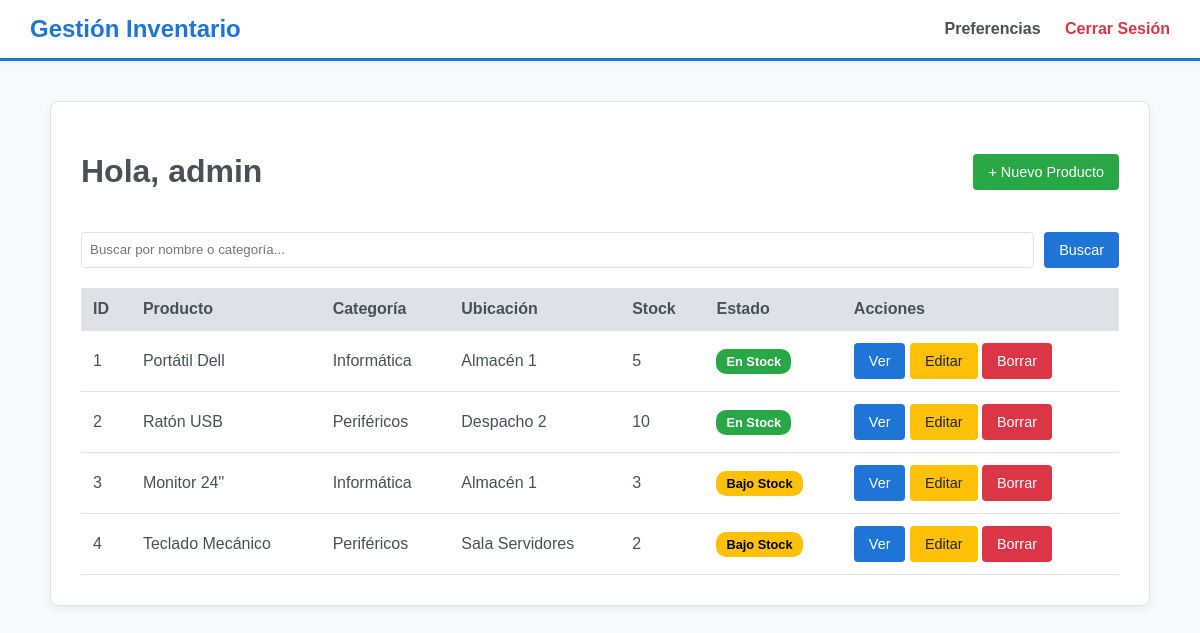
/index.php (signed in), run on the app's committed database.
### tables this page shows
CREATE TABLE IF NOT EXISTS items (
    id INT AUTO_INCREMENT PRIMARY KEY,
    nombre VARCHAR(100) NOT NULL,
    categoria VARCHAR(50),
    ubicacion VARCHAR(50),
    stock INT DEFAULT 0
);

### app/utils.php (called while the page is built, shortened)
<?php
function e($texto) {
    return htmlspecialchars($texto, ENT_QUOTES, 'UTF-8');
}

### public/index.php (the view, shortened to what this page needs)
<?php
require_once __DIR__ . '/../app/pdo.php';
require_once __DIR__ . '/../app/utils.php';
$registros_por_pagina = 5;
$pagina_actual = isset($_GET['page']) ? (int)$_GET['page'] : 1;
$offset = ($pagina_actual - 1) * $registros_por_pagina;
$busqueda = isset($_GET['q']) ? trim($_GET['q']) : '';
try {
    $sql = "SELECT * FROM items
            WHERE nombre LIKE :q1 OR categoria LIKE :q2
            LIMIT :limit OFFSET :offset";
    $stmt = $pdo->prepare($sql);
    $stmt->bindValue(':q1', "%$busqueda%", PDO::PARAM_STR);
    $stmt->bindValue(':q2', "%$busqueda%", PDO::PARAM_STR);
    $stmt->bindValue(':limit', $registros_por_pagina, PDO::PARAM_INT);
    $stmt->bindValue(':offset', $offset, PDO::PARAM_INT);
    $stmt->execute();
    $items = $stmt->fetchAll();
} catch (PDOException $e) {
    die("Error en la base de datos: " . $e->getMessage());
}
?>
<!DOCTYPE html>
<html lang="es">
<head>
    <link rel="stylesheet" href="css/styles.css">
</head>
<body>
    <nav class="navbar">
        <a href="index.php" class="navbar-brand">Gestión Inventario</a>
        <div class="nav-links">
            <a href="preferencias.php">Preferencias</a>
            <a href="logout.php" style="color: #dc3545;">Cerrar Sesión</a>
        </div>
    </nav>
    <div class="container">
        <div class="card">
            <div style="display: flex; justify-content: space-between; align-items: center; margin-bottom: 20px;">
                <h1>Hola, <?= e($_SESSION['username']) ?></h1>
                <a href="items_form.php" class="btn btn-success">+ Nuevo Producto</a>
            </div>
            <form class="search-box" method="GET" action="index.php">
                <input type="text" name="q" placeholder="Buscar por nombre o categoría..." value="<?= e($busqueda) ?>">
                <button type="submit" class="btn btn-primary">Buscar</button>
            </form>
            <table class="inventory-table">
                <thead>
                    <tr>
                        <th>ID</th>
                        <th>Producto</th>
                        <th>Categoría</th>
                        <th>Ubicación</th>
                        <th>Stock</th>
                        <th>Estado</th>
                        <th>Acciones</th>
                    </tr>
                </thead>
                <tbody>
                    <?php foreach ($items as $item): ?>
                    <tr>
                        <td><?= e($item['id']) ?></td>
                        <td><?= e($item['nombre']) ?></td>
                        <td><?= e($item['categoria']) ?></td>
                        <td><?= e($item['ubicacion']) ?></td>
                        <td><?= e($item['stock']) ?></td>
                        <td>
                            <?php if ($item['stock'] < 5): ?>
                                <span class="badge badge-low">Bajo Stock</span>
                            <?php else: ?>
                                <span class="badge badge-ok">En Stock</span>
                            <?php endif; ?>
                        </td>
                        <td>
                             <a href="items_show.php?id=<?= $item['id'] ?>" class="btn btn-primary" style="background-color: #17a2b8;">Ver</a>
                            <a href="items_form.php?id=<?= $item['id'] ?>" class="btn btn-warning">Editar</a>
                            <a href="items_delete.php?id=<?= $item['id'] ?>" class="btn btn-danger">Borrar</a>
                        </td>
                    </tr>
                    <?php endforeach; ?>
                </tbody>
            </table>
        </div>
    </div>
</body>
</html>

### public/css/styles.css (style rules this page uses)
:root { --fondo-cuerpo: #f8f9fa; --fondo-tarjeta: #ffffff; --fondo-input: #ffffff; --texto-principal: #495057; --borde: #dee2e6; --azul-marca: #1f75d5; --sombra: rgba(0, 0, 0, 0.05); }
body { font-family: 'Verdana', sans-serif; background-color: var(--fondo-cuerpo); color: var(--texto-principal); margin: 0; padding: 0; }
.navbar { background-color: var(--fondo-tarjeta); padding: 15px 30px; display: flex; justify-content: space-between; align-items: center; border-bottom: 3px solid var(--azul-marca); box-shadow: 0 2px 5px var(--sombra); }
.navbar-brand { font-size: 1.5rem; font-weight: bold; color: var(--azul-marca); text-decoration: none; }
.nav-links a { text-decoration: none; color: var(--texto-principal); margin-left: 20px; font-weight: bold; }
.container { max-width: 1100px; margin: 40px auto; padding: 0 20px; }
.card { background-color: var(--fondo-tarjeta); padding: 30px; border-radius: 8px; border: 1px solid var(--borde); box-shadow: 0 4px 10px var(--sombra); }
.inventory-table { width: 100%; border-collapse: collapse; margin-top: 20px; }
.inventory-table th, .inventory-table td { padding: 12px; text-align: left; border-bottom: 1px solid var(--borde); color: var(--texto-principal); }
.inventory-table th { background-color: var(--borde); }
.btn, button { padding: 10px 15px; border-radius: 4px; text-decoration: none; display: inline-block; font-size: 0.9rem; border: none; cursor: pointer; transition: opacity 0.3s; color: white !important; }
.btn-primary, button[type="submit"] { background-color: var(--azul-marca) !important; }
.btn-success { background-color: #28a745 !important; }
.btn-warning { background-color: #ffc107 !important; color: #212529 !important; }
.btn-danger { background-color: #dc3545 !important; }
.badge { padding: 5px 10px; border-radius: 10px; font-size: 0.8rem; font-weight: bold; color: white; }
.badge-ok { background-color: #28a745; }
.badge-low { background-color: #ffc107; color: black; }
input, select { background-color: var(--fondo-input); color: var(--texto-principal); border: 1px solid var(--borde); padding: 8px; border-radius: 4px; width: 100%; }

### public/index.php (style rules this page uses)
.search-box { margin-bottom: 20px; display: flex; gap: 10px; }
.search-box input { flex-grow: 1; }

### data on the page
items: id "1", nombre "Portátil Dell", categoria "Informática", ubicacion "Almacén 1", stock "5", shows "En Stock"
items: id "2", nombre "Ratón USB", categoria "Periféricos", ubicacion "Despacho 2", stock "10", shows "En Stock"
items: id "3", nombre "Monitor 24\"", categoria "Informática", ubicacion "Almacén 1", stock "3", shows "Bajo Stock"
items: id "4", nombre "Teclado Mecánico", categoria "Periféricos", ubicacion "Sala Servidores", stock "2", shows "Bajo Stock"

### other printed values
$_SESSION['username'] "admin"
